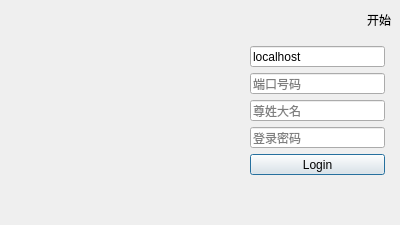
<?xml version="1.0" encoding="UTF-8"?>
<ui version="4.0">
 <class>LoginDlg</class>
 <widget class="QDialog" name="LoginDlg">
  <property name="geometry">
   <rect>
    <x>0</x>
    <y>0</y>
    <width>400</width>
    <height>225</height>
   </rect>
  </property>
  <property name="windowTitle">
   <string>Hi</string>
  </property>
  <widget class="QWidget" name="layoutWidget">
   <property name="geometry">
    <rect>
     <x>250</x>
     <y>46</y>
     <width>135</width>
     <height>129</height>
    </rect>
   </property>
   <layout class="QVBoxLayout" name="verticalLayout">
    <item>
     <widget class="QLineEdit" name="remoteHostIpAddressLineEdit">
      <property name="text">
       <string>localhost</string>
      </property>
      <property name="placeholderText">
       <string>主机地址</string>
      </property>
     </widget>
    </item>
    <item>
     <widget class="QLineEdit" name="remoteHostPortLineEdit">
      <property name="text">
       <string/>
      </property>
      <property name="placeholderText">
       <string>端口号码</string>
      </property>
     </widget>
    </item>
    <item>
     <widget class="QLineEdit" name="usrlineEdit">
      <property name="placeholderText">
       <string>尊姓大名</string>
      </property>
     </widget>
    </item>
    <item>
     <widget class="QLineEdit" name="pswlineEdit">
      <property name="echoMode">
       <enum>QLineEdit::Password</enum>
      </property>
      <property name="placeholderText">
       <string>登录密码</string>
      </property>
     </widget>
    </item>
    <item>
     <widget class="QPushButton" name="loginButton">
      <property name="text">
       <string>Login</string>
      </property>
     </widget>
    </item>
   </layout>
  </widget>
  <widget class="QLabel" name="statusLabel">
   <property name="geometry">
    <rect>
     <x>70</x>
     <y>10</y>
     <width>321</width>
     <height>20</height>
    </rect>
   </property>
   <property name="layoutDirection">
    <enum>Qt::LeftToRight</enum>
   </property>
   <property name="text">
    <string>开始</string>
   </property>
   <property name="textFormat">
    <enum>Qt::AutoText</enum>
   </property>
   <property name="alignment">
    <set>Qt::AlignRight|Qt::AlignTrailing|Qt::AlignVCenter</set>
   </property>
  </widget>
 </widget>
 <resources/>
 <connections/>
</ui>
